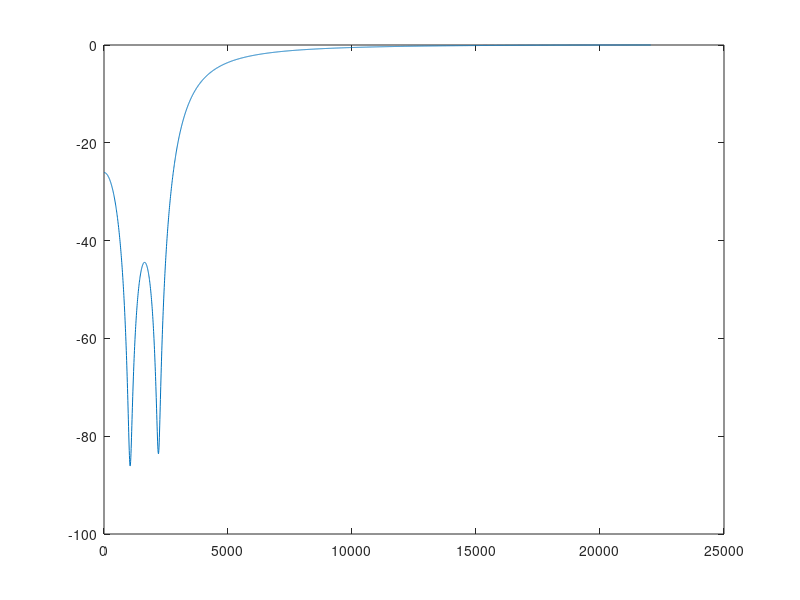

This figure's MATLAB source:
fs = 44100;
%----------------------------------------
% Notch filter
f1 = 1053; f1n = f1/(fs/2);
Th1 = f1n*pi;

f2 = 2197; f2n = f2/(fs/2);
Th2 = f2n*pi;

NC1 = 0.99;   NC2 = 0.99;
DC1 = 0.85;   DC2 = 0.85;

 OM = 0:0.001:pi;
 z = exp(j*OM);

N1 = z - NC1*exp(j*Th1); N2 = z - NC1*exp(-j*Th1); N3 = z - NC2*exp(j*Th2); N4 = z - NC2*exp(-j*Th2);
D1 = z - DC1*exp(j*Th1); D2 = z - DC1*exp(-j*Th1); D3 = z - DC2*exp(j*Th2); D4 = z - DC2*exp(-j*Th2);

H = ((N1.*N2.*N3.*N4).^3)./((D1.*D2.*D3.*D4).^3);
H_mag = abs(H)/(max(abs(H)));
%figure; plot(OM,H_mag)

H_db = 20*log10(H_mag);
figure;
fq = OM*fs/(2*pi);
plot(fq,H_db);

